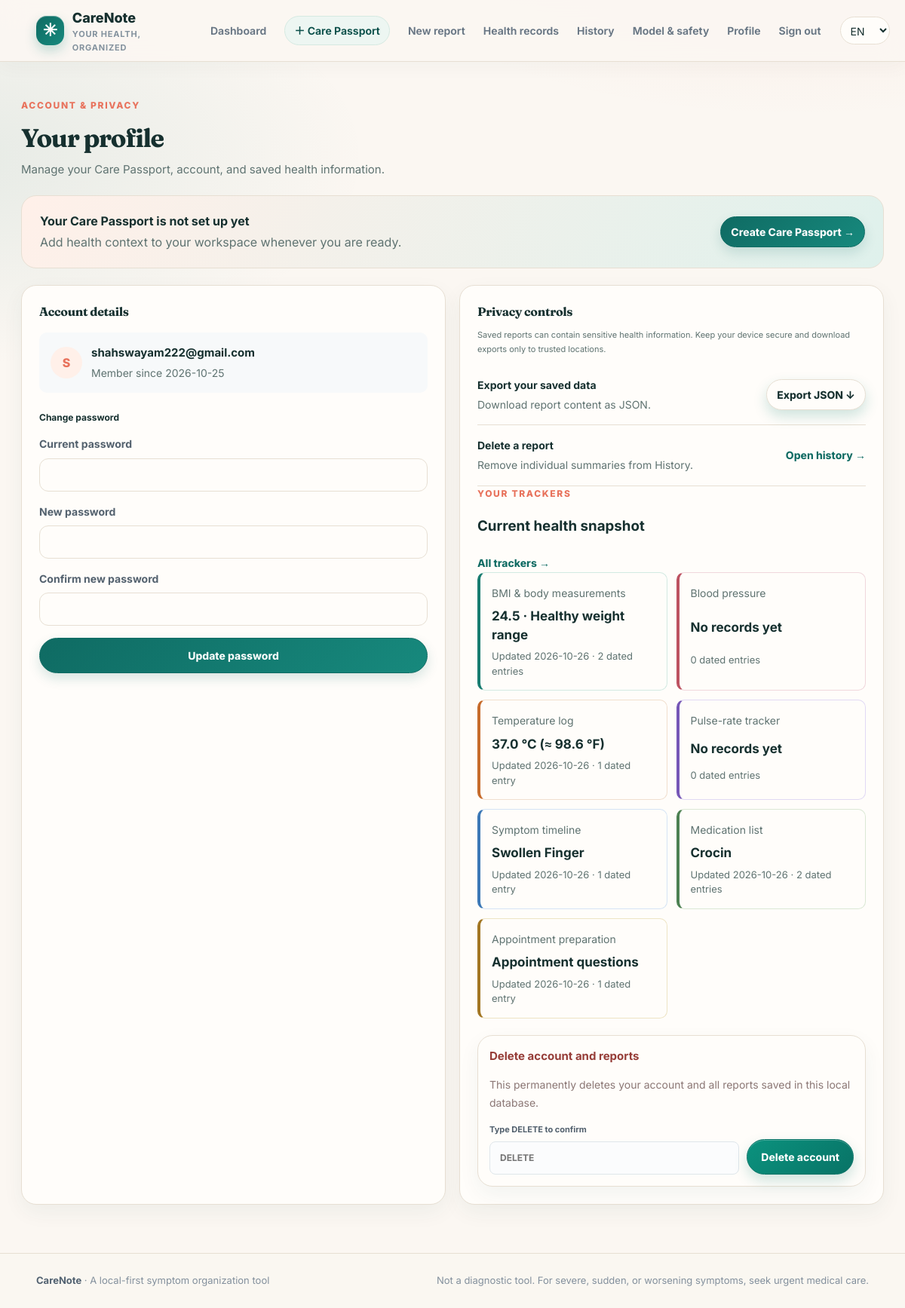
Screenshot of /profile (signed in) with the database file from the repository.
### tables this page shows
CREATE TABLE users (
                id INTEGER PRIMARY KEY AUTOINCREMENT, email TEXT NOT NULL UNIQUE COLLATE NOCASE,
                password_hash TEXT NOT NULL, created_at TEXT NOT NULL, preferred_language TEXT NOT NULL DEFAULT 'en');

### app.py (the view, shortened to what this page needs)
    @app.route("/profile",methods=["GET","POST"])
    @login_required
    def profile():
        health_entries = load_health_entries(g.user["id"])
        profile_record = load_health_profile_record(g.user["id"])
        health_summary = {}
        for section in HEALTH_SECTIONS:
            matches = [item for item in health_entries if section_matches(section, item)]
            if matches:
                item = matches[0]
                health_summary[section] = {"date": item.get("date") or item["recorded_at"][:10], "value": health_display_value(section, item), "count": len(matches)}
            else:
                health_summary[section] = {"date": None, "value": "No records yet", "count": 0}
            passport_value = passport_tracker_value(section, profile_record)
        health_profile = profile_record["profile"] if profile_record else None
        return render_template("profile.html",title="Profile",user=g.user,health_summary=health_summary,health_sections=HEALTH_SECTIONS,health_profile=health_profile)

### templates/profile.html (shortened to what this page needs)
{% extends 'base.html' %}
{% block content %}
<section class="page-heading compact">
  <div>
    <div class="eyebrow">ACCOUNT &amp; PRIVACY</div>
    <h1>Your profile</h1>
    <p>Manage your Care Passport, account, and saved health information.</p>
  </div>
</section>
<div class="passport-center">
  {% if health_profile %}
    {% include '_passport.html' %}
  {% else %}
    <section class="cta-passport">
      <div>
        <strong>Your Care Passport is not set up yet</strong>
        <p>Add health context to your workspace whenever you are ready.</p>
      </div>
      <a class="button button-small" href="{{ url_for('onboarding') }}">Create Care Passport →</a>
    </section>
  {% endif %}
</div>
<div class="profile-grid">
  <section class="panel">
    <h2>Account details</h2>
    <div class="profile-detail">
      <span class="profile-avatar">{{ user.email[0]|upper }}</span>
      <div>
        <strong>{{ user.email }}</strong>
        <small>Member since {{ user.created_at[:10] }}</small>
      </div>
    </div>
    <h3 class="subsection-title">Change password</h3>
    <form method="post" class="form-stack">
      <label>Current password<input type="password" name="current_password" required autocomplete="current-password"></label>
      <label>New password<input type="password" name="new_password" required minlength="12" autocomplete="new-password"></label>
      <label>Confirm new password<input type="password" name="confirm_password" required minlength="12" autocomplete="new-password"></label>
      <button class="button" type="submit">Update password</button>
    </form>
  </section>
  <section class="panel profile-controls-panel">
    <h2>Privacy controls</h2>
    <p class="muted">Saved reports can contain sensitive health information. Keep your device secure and download exports only to trusted locations.</p>
    <div class="privacy-action">
      <div><strong>Export your saved data</strong><small>Download report content as JSON.</small></div>
      <a class="button button-secondary button-small" href="{{ url_for('export_data') }}">Export JSON ↓</a>
    </div>
    <div class="privacy-action">
      <div><strong>Delete a report</strong><small>Remove individual summaries from History.</small></div>
      <a class="text-link" href="{{ url_for('report_history') }}">Open history →</a>
    </div>
    <section class="profile-health-highlight" aria-labelledby="profile-health-title">
      <div class="profile-health-highlight-heading">
        <div>
          <div class="eyebrow">YOUR TRACKERS</div>
          <h3 id="profile-health-title">Current health snapshot</h3>
        </div>
        <a class="text-link" href="{{ url_for('health_records_page') }}">All trackers →</a>
      </div>
      <div class="profile-health-grid">
        {% for key,cfg in health_sections.items() %}
          <a class="profile-health-item tool-{{ cfg.accent }}" href="{{ url_for('health_record_detail',section=key) }}">
            <span>{{ cfg.title }}</span>
            <strong>{{ health_summary[key].value }}</strong>
            <small>
              {% if health_summary[key].date %}Updated {{ health_summary[key].date }} · {% endif %}
              {{ health_summary[key].count }} dated {{ 'entry' if health_summary[key].count==1 else 'entries' }}
            </small>
          </a>
        {% endfor %}
      </div>
    </section>
    <div class="danger-zone">
      <h3>Delete account and reports</h3>
      <p>This permanently deletes your account and all reports saved in this local database.</p>
      <form method="post" action="{{ url_for('delete_account') }}" class="delete-account-form">
        <label>Type DELETE to confirm<input name="confirm" required pattern="DELETE" placeholder="DELETE"></label>
        <button class="button button-danger" type="submit" data-confirm="Permanently delete this account and all saved reports?">Delete account</button>
      </form>
    </div>
  </section>
</div>
{% endblock %}

### static/theme.css (style rules this page uses)
:root { --ink:#16302f;--muted:#5f7371;--line:#e7dfd3;--bg:#fbf7f2;--brand:#0f6b63;--brand-dark:#0a4f49;--coral:#e8725c;--sun:#f4c26b;--mint:#dff1ec;--lav:#ece7f8;--peach:#ffe9dc;--blue:#e3eefb;--teal-deep:#0c3b38;--shadow:0 18px 40px rgba(15,70,64,.09) }
body { background:radial-gradient(900px 420px at 88% -8%,rgba(232,114,92,.10),transparent 70%),radial-gradient(800px 400px at -6% 12%,rgba(15,107,99,.09),transparent 70%),var(--bg) }
h1,h2,.pp-who strong { font-family:Fraunces,Georgia,"Times New Roman",serif;letter-spacing:-.02em }
.button { border-radius:999px }
.button:not(.button-secondary):not(.button-danger) { background:var(--brand) }
.panel,.stat-card,.feature-card,.auth-card { border-radius:20px;border-color:var(--line) }
.eyebrow { color:var(--coral);letter-spacing:.14em }
.cta-passport { display:flex;justify-content:space-between;align-items:center;gap:20px;background:linear-gradient(120deg,var(--peach),var(--mint));border:1px solid var(--line);border-radius:20px;padding:20px 24px;margin-bottom:22px }
.cta-passport p { margin:2px 0 0;color:var(--muted) }
:root { --paper: #fffdfa; --paper-deep: #f4eee6; --coral-soft: #fff0e9; --teal-soft: #edf6f2; }
body { color: var(--ink); font-family: Inter, "Segoe UI", Roboto, Arial, sans-serif; }
h1, h2, .auth-aside h1, .health-detail-heading h1 { font-family: Fraunces, Georgia, "Times New Roman", serif; letter-spacing: -.025em; }
.button:not(.button-secondary):not(.button-danger) { background: linear-gradient(135deg, var(--brand), #17897d); border-color: var(--brand); box-shadow: 0 7px 16px rgba(15, 107, 99, .16); }
.button-secondary { background: var(--paper); border-color: var(--line); }
.eyebrow { color: var(--coral); }
.panel, .stat-card, .feature-card, .auth-card, .wizard-main, .wizard-aside, .review-card, .notice-card, .health-tool-card, .health-log-history, .health-trend-panel, .health-detail-form, .model-stats, .danger-zone { border-color: var(--line); border-radius: 20px; box-shadow: 0 10px 28px rgba(15, 70, 64, .055); }
.panel, .stat-card, .feature-card, .auth-card, .wizard-main, .wizard-aside, .review-card, .notice-card, .health-tool-card, .health-log-history, .health-trend-panel, .health-detail-form, .model-stats, .danger-zone, .health-hub-card, .profile-health-item { background-color: var(--paper); }
.feature-card, .stat-card, .health-hub-card, .profile-health-item, .report-row, .health-log-row, .quick-links a { transition: transform .2s ease, box-shadow .2s ease, border-color .2s ease; }
.form-stack input, .form-stack select, .form-stack textarea, .search-row input, .health-log-form input, .health-log-form select, .health-log-form textarea, .health-detail-form input, .health-detail-form select, .health-detail-form textarea, .symptom-search input { border-color: var(--line); border-radius: 12px; background-color: var(--paper); }
.cta-passport { background: linear-gradient(120deg, var(--coral-soft), var(--mint)); border-color: var(--line); border-radius: 20px; }
.report-file, .profile-avatar { background: var(--coral-soft); color: var(--coral); }

### rows the page displays
users: email "S", email "shahswayam222@gmail.com", created_at "2026-10-25"

### other values shown
{{ cfg.title }} "BMI & body measurements" "Blood pressure" "Temperature log" "Pulse-rate tracker" "Symptom timeline" "Medication list" "Appointment preparation"
{{ health_summary[key].value }} "24.5 · Healthy weight range" "No records yet" "37.0 °C (≈ 98.6 °F)" "No records yet" "Swollen Finger" "Crocin" "Appointment questions"
{{ health_summary[key].date }} "2026-10-26" "2026-10-26" "2026-10-26" "2026-10-26" "2026-10-26"
{{ health_summary[key].count }} "2" "0" "1" "0" "1" "2" "1"
{{ 'entry' if health_summary[key].count==1 else 'entries' }} "entries" "entries" "entry" "entries" "entry" "entries" "entry"
